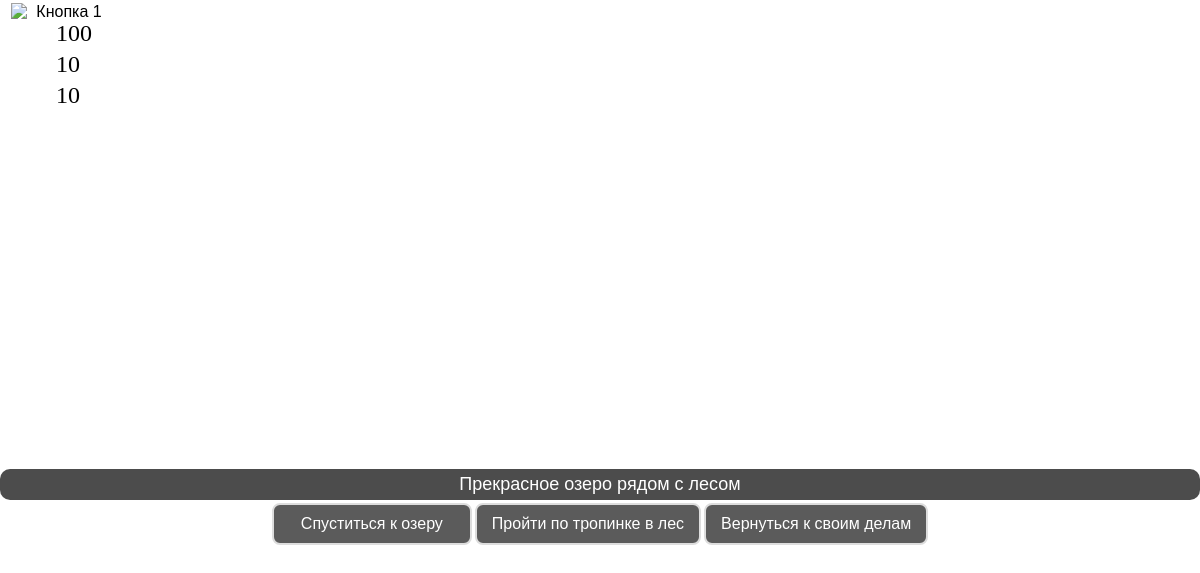
The app's page /fisher/scene/1/ (signed in) with its own data.
### play/models.py (models this page shows, shortened)
class status(models.Model):
    status_HP = models.IntegerField(
        default=100,
        validators=[django.core.validators.MaxValueValidator(100)],
        null=True,
        blank=True,
    )
    user = models.OneToOneField(
        User,
        on_delete=models.CASCADE,
        related_name='game_status',
        primary_key=True  # Делаем user primary key
    )
    status_Money = models.IntegerField(default=50, null=True, blank=True)
    status_Loyalty = models.IntegerField(
        default=0,
        validators=[django.core.validators.MaxValueValidator(100)],
        null=True,
        blank=True
    )
    status_Herbs = models.IntegerField(default=0)
    status_Samogon = models.IntegerField(default=0)
    status_Poison = models.IntegerField(default=0)
    status_Fish = models.IntegerField(default=0)
    status_Jewelry = models.IntegerField(default=0)
    status_Harvest = models.IntegerField(default=0)
    @classmethod
    def get_default_status(cls, user):
        obj, created = cls.objects.get_or_create(user=user)
        if created:
            obj.reset()
        return obj
    class Meta:
        verbose_name_plural = "statuses"

### quest/models.py (models this page shows, shortened)
class Scene(models.Model):
    title = models.CharField(max_length=100)
    background_image = models.ImageField(upload_to='scenes/')
    description = models.TextField()
    is_initial = models.BooleanField(default=False)
    required_flags = models.JSONField(default=dict, blank=True)
    set_flags = models.JSONField(default=dict, blank=True)
    required_items = models.JSONField(default=dict, blank=True)
    received_items = models.JSONField(default=dict, blank=True)
    description_stop = models.JSONField(default=dict, blank=True)

class Choice(models.Model):
    scene = models.ForeignKey(Scene, on_delete=models.CASCADE, related_name='choices')
    text = models.CharField(max_length=200)
    next_scene = models.ForeignKey(Scene, on_delete=models.SET_NULL, null=True, blank=True)
    required_flags = models.JSONField(default=dict, blank=True)
    required_items = models.JSONField(default=dict, blank=True)
    received_items_choise = models.JSONField(default=dict, blank=True)
    description_stop = models.JSONField(default=dict, blank=True)
    next_scene = models.ForeignKey(Scene, on_delete=models.SET_NULL, null=True, blank=True)
    death_redirect = models.BooleanField(default=False)

### quest/views.py (the view, shortened to what this page needs)
# urls.py: path('scene/<int:scene_id>/', views.scene, name='scene'),
@login_required
@never_cache
def scene(request, scene_id):
    referer = request.META.get('HTTP_REFERER', '')
    current_scene_id = request.session.get('current_scene_id')
    is_legal = (
            current_scene_id is None or
            'make_choice' in referer or
            f'scene/{scene_id}' in referer or
            'quest:scene' in referer or
            request.session.get('is_redirecting', False)  # Флаг редиректа
    )
    if not is_legal and current_scene_id != scene_id:
        return redirect('cheat_protection:cheat_warning')
    request.session['is_redirecting'] = False
    request.session['current_scene_id'] = scene_id
    request.session['last_valid_scene'] = scene_id
    player_status = status.get_default_status(request.user)
    death_type = check_death_conditions(player_status)
    if death_type:
        request.session.pop('current_scene_id', None)
        request.session.pop('last_valid_scene', None)
        return redirect(f'death:{death_type}')
    scene = get_object_or_404(Scene, id=scene_id)
    try:
        initial_scene = Scene.objects.get(is_initial=True)
    except Scene.DoesNotExist:
        initial_scene = Scene.objects.first()
    game_state, created = GameState.objects.get_or_create(
        user=request.user,
        defaults={'flags': {}, 'current_scene': initial_scene}
    )
    if not check_conditions(game_state.flags, player_status, scene.required_flags, scene.required_items):
        scene_blocked_message = scene.description_stop.get('text', 'Эта сцена пока недоступна')
        messages.error(request, scene_blocked_message)
        request.session['is_redirecting'] = True
        return redirect('quest:scene', scene_id=game_state.current_scene.id)
    game_state.flags.update(scene.set_flags)
    game_state.current_scene = scene
    game_state.save()
    available_choices = []
    blocked_choices = []
    for choice in scene.choices.all():
        if check_conditions(game_state.flags, player_status, choice.required_flags, choice.required_items):
            available_choices.append(choice)
        else:
            blocked_choices.append({
                'choice': choice,
                'description': choice.description_stop.get('text', 'Это действие пока недоступна')
            })
    response = render(request, 'quest/quest_fisher.html', {
        'scene': scene,
        'choices': available_choices,
        'blocked_choices': blocked_choices,
        'game_state': game_state,
        'player_status': player_status,
    })
    response['Cache-Control'] = 'no-cache, no-store, must-revalidate'
    response['Pragma'] = 'no-cache'
    response['Expires'] = '0'
    return response

### play/context_processors.py (called while the page is built)
def user_date(request):
    context = {}
    if request.user.is_authenticated:
        user_date, created = UserDate.objects.get_or_create(user=request.user)
        context['user_date'] = user_date
        context['season'] = user_date.get_season()
    return context

### play/models.py (called while the page is built)
    def get_season(self):
        month = self.current_date.month
        if month in [10, 11, 12, 1, 2, 3]:
            return 'winter_time'
        return 'summer_time'

### quest/views.py (called while the page is built)
def check_conditions(player_flags, player_status, required_flags, required_items):
    for key, value in required_flags.items():
        if key not in player_flags or player_flags[key] != value:
            return False
    for item, required_count in required_items.items():
        current_count = getattr(player_status, f"status_{item}", 0)
        if current_count < required_count:
            return False
    return True

def check_death_conditions(player_status):
    if player_status.status_HP <= 0:
        return 'death'
    elif player_status.status_Money <= 0:
        return 'bankrot'
    elif player_status.status_Loyalty <= 0:
        return 'loyalty'
    return None

### quest/templates/quest/quest_fisher.html (shortened to what this page needs)
<!DOCTYPE html>
<html lang="ru">
<head>
</head>
<body>
    <div class="high-panel">
        <div class="button-container-hp">
            <button class="button-image" onclick="window.location.href='{% url 'main' %}'">
                <img src="/static/image/panel/hp.png" alt="Кнопка 1" class="button-image">
            </button>
        </div>
    </div>
    <div class="player-status">
        <p id="hp-display">{{ player_status.status_HP }}</p>
        <p id="money-display">{{ player_status.status_Money }}</p>
        <p id="loyalty-display">{{ player_status.status_Loyalty }}</p>
    </div>
    <div class="scene-container">
        <div class="scene-description">
            {{ scene.description }}
        </div>
        <div class="choices-container">
            {% for choice in choices %}
                <form method="POST" action="{% url 'quest:make_choice' %}" style="display: inline;">
                    <button type="submit" class="choice-button">
                        {{ choice.text }}
                    </button>
                </form>
            {% endfor %}
        </div>
    </div>
</body>
</html>

### quest/templates/quest/quest_fisher.html (style rules this page uses)
.player-status { position: absolute; left: 55px; top: 5px; width: 30px; padding: 1px; border-radius: 1px; font-size: 24px; line-height: 0.3; z-index: 15000; color: black; font-family: Impact, fantasy; }

### records on screen
status: status_HP "100", status_Money "10", status_Loyalty "10"
Scene: description "Прекрасное озеро рядом с лесом"
Choice: text "Спуститься к озеру"
Choice: text "Пройти по тропинке в лес"
Choice: text "Вернуться к своим делам"
